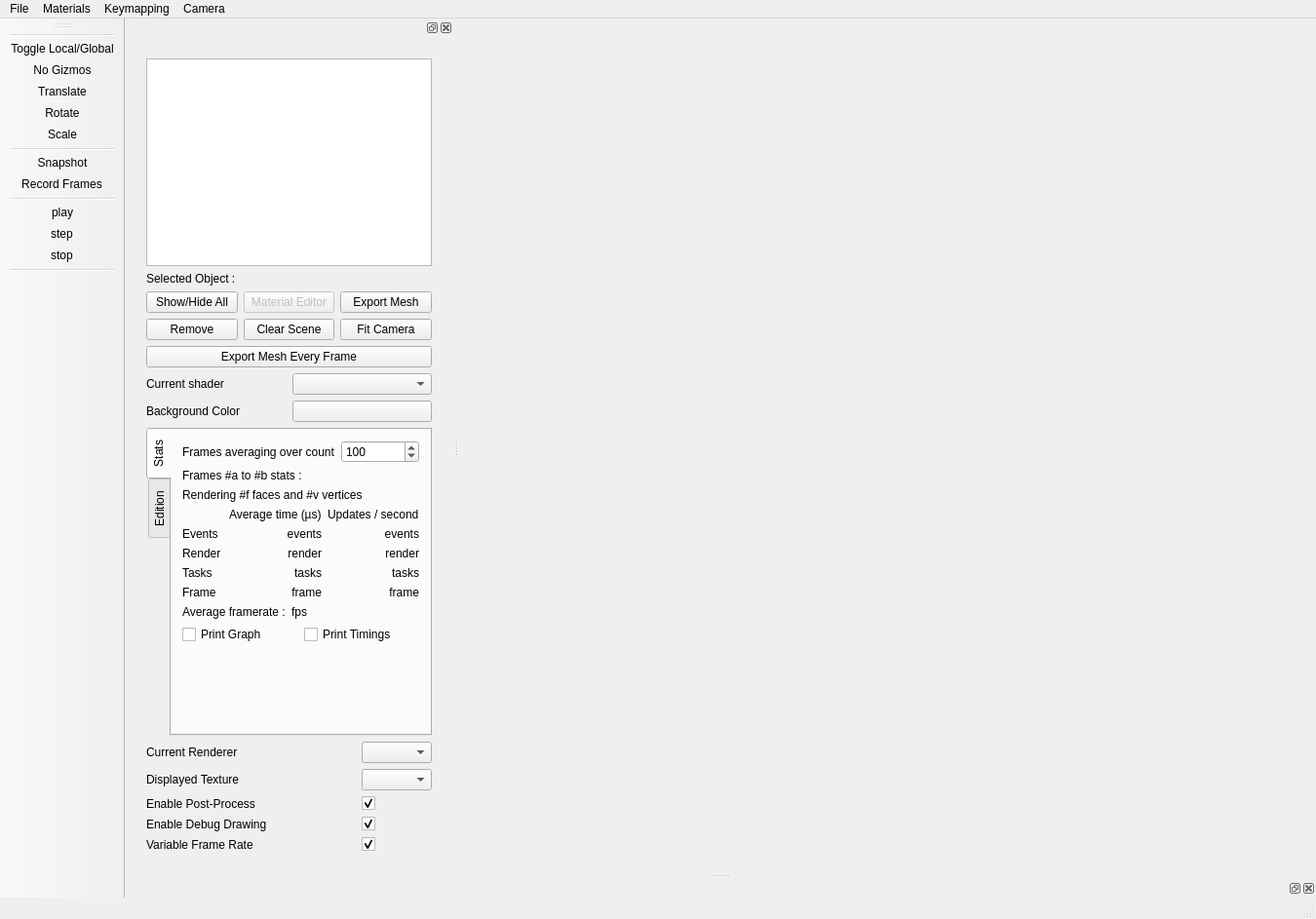
<?xml version="1.0" encoding="UTF-8"?>
<ui version="4.0">
 <class>MainWindow</class>
 <widget class="QMainWindow" name="MainWindow">
  <property name="geometry">
   <rect>
    <x>0</x>
    <y>0</y>
    <width>1350</width>
    <height>943</height>
   </rect>
  </property>
  <property name="sizePolicy">
   <sizepolicy hsizetype="Preferred" vsizetype="Preferred">
    <horstretch>0</horstretch>
    <verstretch>0</verstretch>
   </sizepolicy>
  </property>
  <property name="windowTitle">
   <string>MainWindow</string>
  </property>
  <widget class="QWidget" name="m_centralWidget"/>
  <widget class="QStatusBar" name="_statusBar"/>
  <widget class="QMenuBar" name="menuBar">
   <property name="geometry">
    <rect>
     <x>0</x>
     <y>0</y>
     <width>1350</width>
     <height>24</height>
    </rect>
   </property>
   <widget class="QMenu" name="menuFILE">
    <property name="title">
     <string>File</string>
    </property>
    <widget class="QMenu" name="menuPreferences">
     <property name="title">
      <string>Plugins</string>
     </property>
     <addaction name="actionAdd_plugin_path"/>
     <addaction name="actionClear_plugin_paths"/>
    </widget>
    <addaction name="actionOpenMesh"/>
    <addaction name="separator"/>
    <addaction name="actionAbout"/>
    <addaction name="menuPreferences"/>
    <addaction name="separator"/>
    <addaction name="actionExit"/>
   </widget>
   <widget class="QMenu" name="menuMisc">
    <property name="title">
     <string>Materials</string>
    </property>
    <addaction name="actionReload_Shaders"/>
    <addaction name="actionOpen_Material_Editor"/>
   </widget>
   <widget class="QMenu" name="menuKeymapping">
    <property name="title">
     <string>Keymapping</string>
    </property>
    <addaction name="actionReload_configuration"/>
    <addaction name="separator"/>
    <addaction name="actionLoad_configuration_file"/>
   </widget>
   <widget class="QMenu" name="menuCamera">
    <property name="title">
     <string>Camera</string>
    </property>
    <addaction name="actionTrackball"/>
    <addaction name="actionFlight"/>
   </widget>
   <addaction name="menuFILE"/>
   <addaction name="menuMisc"/>
   <addaction name="menuKeymapping"/>
   <addaction name="menuCamera"/>
  </widget>
  <widget class="QDockWidget" name="dockWidget">
   <attribute name="dockWidgetArea">
    <number>1</number>
   </attribute>
   <widget class="QWidget" name="dockWidgetContents">
    <layout class="QGridLayout" name="gridLayout">
     <item row="0" column="0">
      <widget class="QWidget" name="widget" native="true">
       <layout class="QVBoxLayout" name="verticalLayout_3">
        <item>
         <layout class="QVBoxLayout" name="verticalLayout_2">
          <item>
           <layout class="QVBoxLayout" name="verticalLayout_4">
            <item>
             <widget class="QTreeView" name="m_entitiesTreeView">
              <property name="minimumSize">
               <size>
                <width>0</width>
                <height>150</height>
               </size>
              </property>
              <property name="editTriggers">
               <set>QAbstractItemView::NoEditTriggers</set>
              </property>
              <property name="textElideMode">
               <enum>Qt::ElideRight</enum>
              </property>
             </widget>
            </item>
            <item>
             <layout class="QHBoxLayout" name="selectionLayout">
              <item>
               <widget class="QLabel" name="label_selected">
                <property name="text">
                 <string>Selected Object :</string>
                </property>
               </widget>
              </item>
              <item>
               <widget class="QLabel" name="m_selectedItemName">
                <property name="text">
                 <string/>
                </property>
               </widget>
              </item>
             </layout>
            </item>
            <item>
             <layout class="QGridLayout" name="gridLayout_4">
              <item row="0" column="1">
               <widget class="QPushButton" name="m_editRenderObjectButton">
                <property name="enabled">
                 <bool>false</bool>
                </property>
                <property name="text">
                 <string>Material Editor</string>
                </property>
               </widget>
              </item>
              <item row="1" column="1">
               <widget class="QPushButton" name="m_clearSceneButton">
                <property name="text">
                 <string>Clear Scene</string>
                </property>
               </widget>
              </item>
              <item row="1" column="2">
               <widget class="QPushButton" name="m_fitCameraButton">
                <property name="text">
                 <string>Fit Camera</string>
                </property>
               </widget>
              </item>
              <item row="0" column="0">
               <widget class="QPushButton" name="m_showHideAllButton">
                <property name="text">
                 <string>Show/Hide All</string>
                </property>
               </widget>
              </item>
              <item row="1" column="0">
               <widget class="QPushButton" name="m_removeEntityButton">
                <property name="text">
                 <string>Remove</string>
                </property>
               </widget>
              </item>
              <item row="0" column="2">
               <widget class="QPushButton" name="m_exportMeshButton">
                <property name="text">
                 <string>Export Mesh</string>
                </property>
               </widget>
              </item>
              <item row="2" column="0" colspan="3">
               <widget class="QPushButton" name="m_exportMeshEveryFrame">
                <property name="text">
                 <string>Export Mesh Every Frame</string>
                </property>
                <property name="checkable">
                 <bool>true</bool>
                </property>
               </widget>
              </item>
             </layout>
            </item>
           </layout>
          </item>
          <item>
           <layout class="QGridLayout" name="gridLayout_2">
            <item row="2" column="1">
             <widget class="QLabel" name="m_currentColorButtonLabel">
              <property name="text">
               <string>Background Color</string>
              </property>
              <property name="buddy">
               <cstring>m_currentColorButton</cstring>
              </property>
             </widget>
            </item>
            <item row="2" column="2">
             <widget class="QPushButton" name="m_currentColorButton">
              <property name="text">
               <string/>
              </property>
             </widget>
            </item>
            <item row="0" column="1">
             <widget class="QLabel" name="m_currentShaderBoxLabel">
              <property name="text">
               <string>Current shader</string>
              </property>
              <property name="buddy">
               <cstring>m_currentShaderBox</cstring>
              </property>
             </widget>
            </item>
            <item row="0" column="2">
             <widget class="QComboBox" name="m_currentShaderBox"/>
            </item>
           </layout>
          </item>
          <item>
           <widget class="QTabWidget" name="toolBox">
            <property name="minimumSize">
             <size>
              <width>250</width>
              <height>0</height>
             </size>
            </property>
            <property name="maximumSize">
             <size>
              <width>16777215</width>
              <height>500</height>
             </size>
            </property>
            <property name="tabPosition">
             <enum>QTabWidget::West</enum>
            </property>
            <property name="currentIndex">
             <number>0</number>
            </property>
            <widget class="QWidget" name="tab_stats">
             <attribute name="title">
              <string>Stats</string>
             </attribute>
             <layout class="QVBoxLayout" name="verticalLayout_10">
              <item>
               <layout class="QFormLayout" name="formLayout_6">
                <item row="0" column="0">
                 <widget class="QLabel" name="label_23">
                  <property name="text">
                   <string>Frames averaging over count</string>
                  </property>
                  <property name="buddy">
                   <cstring>m_avgFramesCount</cstring>
                  </property>
                 </widget>
                </item>
                <item row="0" column="1">
                 <widget class="QSpinBox" name="m_avgFramesCount">
                  <property name="minimum">
                   <number>1</number>
                  </property>
                  <property name="maximum">
                   <number>1000</number>
                  </property>
                  <property name="singleStep">
                   <number>10</number>
                  </property>
                  <property name="value">
                   <number>100</number>
                  </property>
                 </widget>
                </item>
               </layout>
              </item>
              <item>
               <widget class="QLabel" name="m_frameA2BLabel">
                <property name="text">
                 <string>Frames #a to #b stats :</string>
                </property>
               </widget>
              </item>
              <item>
               <widget class="QLabel" name="m_labelCount">
                <property name="text">
                 <string>Rendering #f faces and #v vertices</string>
                </property>
               </widget>
              </item>
              <item>
               <layout class="QGridLayout" name="gridLayout_6">
                <item row="2" column="0">
                 <widget class="QLabel" name="label_26">
                  <property name="text">
                   <string>Render</string>
                  </property>
                 </widget>
                </item>
                <item row="0" column="0">
                 <widget class="QLabel" name="label_25">
                  <property name="text">
                   <string/>
                  </property>
                 </widget>
                </item>
                <item row="3" column="0">
                 <widget class="QLabel" name="label_27">
                  <property name="text">
                   <string>Tasks</string>
                  </property>
                 </widget>
                </item>
                <item row="0" column="1">
                 <widget class="QLabel" name="label_29">
                  <property name="text">
                   <string>Average time (µs)</string>
                  </property>
                 </widget>
                </item>
                <item row="4" column="0">
                 <widget class="QLabel" name="label_28">
                  <property name="text">
                   <string>Frame</string>
                  </property>
                 </widget>
                </item>
                <item row="0" column="2">
                 <widget class="QLabel" name="label_30">
                  <property name="text">
                   <string>Updates / second</string>
                  </property>
                 </widget>
                </item>
                <item row="2" column="2">
                 <widget class="QLabel" name="m_renderUpdates">
                  <property name="text">
                   <string>render</string>
                  </property>
                  <property name="alignment">
                   <set>Qt::AlignRight|Qt::AlignTrailing|Qt::AlignVCenter</set>
                  </property>
                 </widget>
                </item>
                <item row="3" column="2">
                 <widget class="QLabel" name="m_tasksUpdates">
                  <property name="text">
                   <string>tasks</string>
                  </property>
                  <property name="alignment">
                   <set>Qt::AlignRight|Qt::AlignTrailing|Qt::AlignVCenter</set>
                  </property>
                 </widget>
                </item>
                <item row="4" column="2">
                 <widget class="QLabel" name="m_frameUpdates">
                  <property name="text">
                   <string>frame</string>
                  </property>
                  <property name="alignment">
                   <set>Qt::AlignRight|Qt::AlignTrailing|Qt::AlignVCenter</set>
                  </property>
                 </widget>
                </item>
                <item row="2" column="1">
                 <widget class="QLabel" name="m_renderTime">
                  <property name="text">
                   <string>render</string>
                  </property>
                  <property name="alignment">
                   <set>Qt::AlignRight|Qt::AlignTrailing|Qt::AlignVCenter</set>
                  </property>
                 </widget>
                </item>
                <item row="3" column="1">
                 <widget class="QLabel" name="m_tasksTime">
                  <property name="text">
                   <string>tasks</string>
                  </property>
                  <property name="alignment">
                   <set>Qt::AlignRight|Qt::AlignTrailing|Qt::AlignVCenter</set>
                  </property>
                 </widget>
                </item>
                <item row="4" column="1">
                 <widget class="QLabel" name="m_frameTime">
                  <property name="text">
                   <string>frame</string>
                  </property>
                  <property name="alignment">
                   <set>Qt::AlignRight|Qt::AlignTrailing|Qt::AlignVCenter</set>
                  </property>
                 </widget>
                </item>
                <item row="1" column="0">
                 <widget class="QLabel" name="label_4">
                  <property name="text">
                   <string>Events</string>
                  </property>
                 </widget>
                </item>
                <item row="1" column="1">
                 <widget class="QLabel" name="m_eventsTime">
                  <property name="text">
                   <string>events</string>
                  </property>
                  <property name="alignment">
                   <set>Qt::AlignRight|Qt::AlignTrailing|Qt::AlignVCenter</set>
                  </property>
                  <property name="events" stdset="0">
                   <string>render</string>
                  </property>
                 </widget>
                </item>
                <item row="1" column="2">
                 <widget class="QLabel" name="m_eventsUpdates">
                  <property name="text">
                   <string>events</string>
                  </property>
                  <property name="alignment">
                   <set>Qt::AlignRight|Qt::AlignTrailing|Qt::AlignVCenter</set>
                  </property>
                 </widget>
                </item>
               </layout>
              </item>
              <item>
               <layout class="QFormLayout" name="formLayout_7">
                <item row="1" column="0">
                 <widget class="QLabel" name="label_24">
                  <property name="text">
                   <string>Average framerate :</string>
                  </property>
                 </widget>
                </item>
                <item row="1" column="1">
                 <widget class="QLabel" name="m_avgFramerate">
                  <property name="text">
                   <string>fps</string>
                  </property>
                 </widget>
                </item>
               </layout>
              </item>
              <item>
               <layout class="QHBoxLayout" name="horizontalLayout">
                <property name="bottomMargin">
                 <number>0</number>
                </property>
                <item>
                 <widget class="QCheckBox" name="m_printGraph">
                  <property name="text">
                   <string>Print Graph</string>
                  </property>
                 </widget>
                </item>
                <item>
                 <widget class="QCheckBox" name="m_printTimings">
                  <property name="text">
                   <string>Print Timings</string>
                  </property>
                 </widget>
                </item>
               </layout>
              </item>
              <item>
               <spacer name="verticalSpacer">
                <property name="orientation">
                 <enum>Qt::Vertical</enum>
                </property>
                <property name="sizeHint" stdset="0">
                 <size>
                  <width>20</width>
                  <height>40</height>
                 </size>
                </property>
               </spacer>
              </item>
             </layout>
            </widget>
            <widget class="Ra::Gui::TransformEditorWidget" name="tab_edition">
             <attribute name="title">
              <string>Edition</string>
             </attribute>
            </widget>
           </widget>
          </item>
         </layout>
        </item>
        <item>
         <layout class="QGridLayout" name="gridLayout_3" rowstretch="0,0,0,0,0" columnstretch="1,0">
          <item row="3" column="0">
           <widget class="QLabel" name="label_6">
            <property name="text">
             <string>Enable Debug Drawing</string>
            </property>
           </widget>
          </item>
          <item row="1" column="0">
           <widget class="QLabel" name="label_2">
            <property name="text">
             <string>Displayed Texture</string>
            </property>
            <property name="buddy">
             <cstring>m_displayedTextureCombo</cstring>
            </property>
           </widget>
          </item>
          <item row="2" column="1">
           <widget class="QCheckBox" name="m_enablePostProcess">
            <property name="enabled">
             <bool>true</bool>
            </property>
            <property name="text">
             <string/>
            </property>
            <property name="checked">
             <bool>true</bool>
            </property>
            <property name="tristate">
             <bool>false</bool>
            </property>
           </widget>
          </item>
          <item row="4" column="1">
           <widget class="QCheckBox" name="m_realFrameRate">
            <property name="enabled">
             <bool>true</bool>
            </property>
            <property name="text">
             <string/>
            </property>
            <property name="checked">
             <bool>true</bool>
            </property>
            <property name="tristate">
             <bool>false</bool>
            </property>
           </widget>
          </item>
          <item row="3" column="1">
           <widget class="QCheckBox" name="m_enableDebugDraw">
            <property name="enabled">
             <bool>true</bool>
            </property>
            <property name="text">
             <string/>
            </property>
            <property name="checked">
             <bool>true</bool>
            </property>
            <property name="tristate">
             <bool>false</bool>
            </property>
           </widget>
          </item>
          <item row="2" column="0">
           <widget class="QLabel" name="label_5">
            <property name="text">
             <string>Enable Post-Process</string>
            </property>
           </widget>
          </item>
          <item row="4" column="0">
           <widget class="QLabel" name="label_7">
            <property name="text">
             <string>Variable Frame Rate</string>
            </property>
           </widget>
          </item>
          <item row="1" column="1">
           <widget class="QComboBox" name="m_displayedTextureCombo"/>
          </item>
          <item row="0" column="0">
           <widget class="QLabel" name="label_8">
            <property name="text">
             <string>Current Renderer</string>
            </property>
            <property name="buddy">
             <cstring>m_currentRendererCombo</cstring>
            </property>
           </widget>
          </item>
          <item row="0" column="1">
           <widget class="QComboBox" name="m_currentRendererCombo"/>
          </item>
         </layout>
        </item>
       </layout>
      </widget>
     </item>
    </layout>
   </widget>
  </widget>
  <widget class="QToolBar" name="toolBar">
   <property name="windowTitle">
    <string>toolBar</string>
   </property>
   <attribute name="toolBarArea">
    <enum>LeftToolBarArea</enum>
   </attribute>
   <attribute name="toolBarBreak">
    <bool>false</bool>
   </attribute>
   <addaction name="separator"/>
   <addaction name="actionToggle_Local_Global"/>
   <addaction name="actionGizmoOff"/>
   <addaction name="actionGizmoTranslate"/>
   <addaction name="actionGizmoRotate"/>
   <addaction name="actionGizmoScale"/>
   <addaction name="separator"/>
   <addaction name="actionSnapshot"/>
   <addaction name="actionRecord_Frames"/>
   <addaction name="separator"/>
   <addaction name="actionPlay"/>
   <addaction name="actionStep"/>
   <addaction name="actionStop"/>
   <addaction name="separator"/>
  </widget>
  <widget class="QDockWidget" name="dockWidget_2">
   <attribute name="dockWidgetArea">
    <number>8</number>
   </attribute>
   <widget class="QWidget" name="dockWidgetContents_2"/>
  </widget>
  <action name="actionOpenMesh">
   <property name="text">
    <string>Open...</string>
   </property>
   <property name="toolTip">
    <string>Open...</string>
   </property>
   <property name="shortcut">
    <string>Ctrl+O</string>
   </property>
  </action>
  <action name="actionExit">
   <property name="text">
    <string>Exit</string>
   </property>
   <property name="shortcut">
    <string>Ctrl+Q</string>
   </property>
  </action>
  <action name="actionReload_Shaders">
   <property name="text">
    <string>Reload Shaders</string>
   </property>
   <property name="shortcut">
    <string>Ctrl+R</string>
   </property>
  </action>
  <action name="actionGizmoTranslate">
   <property name="checkable">
    <bool>false</bool>
   </property>
   <property name="icon">
    <iconset>
     <normalon>:/Resources/Icons/translate.png</normalon>
    </iconset>
   </property>
   <property name="text">
    <string>Translate</string>
   </property>
   <property name="toolTip">
    <string>Translate selected object</string>
   </property>
  </action>
  <action name="actionGizmoRotate">
   <property name="checkable">
    <bool>false</bool>
   </property>
   <property name="icon">
    <iconset>
     <normalon>:/Resources/Icons/rotate.png</normalon>
    </iconset>
   </property>
   <property name="text">
    <string>Rotate</string>
   </property>
   <property name="toolTip">
    <string>Rotate selected object</string>
   </property>
  </action>
  <action name="actionToggle_Local_Global">
   <property name="checkable">
    <bool>true</bool>
   </property>
   <property name="icon">
    <iconset>
     <normalon>:/Resources/Icons/gizmo.png</normalon>
    </iconset>
   </property>
   <property name="text">
    <string>Toggle Local/Global</string>
   </property>
   <property name="toolTip">
    <string>Changes the transform edition mode</string>
   </property>
  </action>
  <action name="actionGizmoOff">
   <property name="checkable">
    <bool>false</bool>
   </property>
   <property name="checked">
    <bool>false</bool>
   </property>
   <property name="icon">
    <iconset>
     <normalon>:/Resources/Icons/select.png</normalon>
    </iconset>
   </property>
   <property name="text">
    <string>No Gizmos</string>
   </property>
   <property name="toolTip">
    <string>Disable transform gizmo.</string>
   </property>
  </action>
  <action name="actionOpen_Material_Editor">
   <property name="text">
    <string>Open Material Editor</string>
   </property>
   <property name="shortcut">
    <string>Alt+M</string>
   </property>
  </action>
  <action name="actionRecord_Frames">
   <property name="checkable">
    <bool>true</bool>
   </property>
   <property name="icon">
    <iconset resource="../../Resources/ApplicationIcons.qrc">
     <normaloff>:/Resources/Icons/rec.png</normaloff>
     <normalon>:/Resources/Icons/rec_on.png</normalon>:/Resources/Icons/rec.png</iconset>
   </property>
   <property name="text">
    <string>Record Frames</string>
   </property>
  </action>
  <action name="actionReload_configuration">
   <property name="text">
    <string>Reload configuration</string>
   </property>
   <property name="shortcut">
    <string>Ctrl+Shift+R</string>
   </property>
  </action>
  <action name="actionLoad_configuration_file">
   <property name="text">
    <string>Load configuration file...</string>
   </property>
   <property name="shortcut">
    <string>Ctrl+Shift+O</string>
   </property>
  </action>
  <action name="actionGizmoScale">
   <property name="checkable">
    <bool>false</bool>
   </property>
   <property name="icon">
    <iconset resource="../../Resources/ApplicationIcons.qrc">
     <normaloff>:/Resources/Icons/scale.png</normaloff>:/Resources/Icons/scale.png</iconset>
   </property>
   <property name="text">
    <string>Scale</string>
   </property>
   <property name="toolTip">
    <string>Scale selected object</string>
   </property>
  </action>
  <action name="actionSnapshot">
   <property name="icon">
    <iconset resource="../../Resources/ApplicationIcons.qrc">
     <normaloff>:/Resources/Icons/screenshot.png</normaloff>:/Resources/Icons/screenshot.png</iconset>
   </property>
   <property name="text">
    <string>Snapshot</string>
   </property>
   <property name="toolTip">
    <string>Takes a shnapshot of the current view</string>
   </property>
  </action>
  <action name="actionTrackball">
   <property name="text">
    <string>Trackball</string>
   </property>
   <property name="toolTip">
    <string>Trackball Manipulator</string>
   </property>
   <property name="shortcut">
    <string>Ctrl+T</string>
   </property>
  </action>
  <action name="actionFlight">
   <property name="text">
    <string>Flight</string>
   </property>
   <property name="toolTip">
    <string>Flight Manipulator</string>
   </property>
   <property name="shortcut">
    <string>Ctrl+F</string>
   </property>
  </action>
  <action name="actionPlay">
   <property name="checkable">
    <bool>true</bool>
   </property>
   <property name="enabled">
    <bool>true</bool>
   </property>
   <property name="icon">
    <iconset resource="../../Resources/ApplicationIcons.qrc">
     <normaloff>:/Resources/Icons/play_off.png</normaloff>
     <normalon>:/Resources/Icons/pause_off.png</normalon>
     <activeoff>:/Resources/Icons/play_on.png</activeoff>
     <activeon>:/Resources/Icons/pause_on.png</activeon>:/Resources/Icons/play_off.png</iconset>
   </property>
   <property name="text">
    <string>play</string>
   </property>
   <property name="toolTip">
    <string>Play / Pause</string>
   </property>
   <property name="shortcut">
    <string>Space</string>
   </property>
  </action>
  <action name="actionStop">
   <property name="icon">
    <iconset resource="../../Resources/ApplicationIcons.qrc">
     <normaloff>:/Resources/Icons/stop_off.png</normaloff>
     <normalon>:/Resources/Icons/stop_off.png</normalon>
     <activeoff>:/Resources/Icons/stop_on.png</activeoff>
     <activeon>:/Resources/Icons/stop_on.png</activeon>:/Resources/Icons/stop_off.png</iconset>
   </property>
   <property name="text">
    <string>stop</string>
   </property>
   <property name="toolTip">
    <string>Reset</string>
   </property>
   <property name="shortcut">
    <string>Backspace</string>
   </property>
  </action>
  <action name="actionStep">
   <property name="checkable">
    <bool>false</bool>
   </property>
   <property name="icon">
    <iconset resource="../../Resources/ApplicationIcons.qrc">
     <normaloff>:/Resources/Icons/step_off.png</normaloff>
     <normalon>:/Resources/Icons/step_on.png</normalon>
     <activeoff>:/Resources/Icons/step_on.png</activeoff>:/Resources/Icons/step_off.png</iconset>
   </property>
   <property name="text">
    <string>step</string>
   </property>
   <property name="toolTip">
    <string>Step</string>
   </property>
   <property name="shortcut">
    <string>Ctrl+Space</string>
   </property>
  </action>
  <action name="actionAbout">
   <property name="text">
    <string>About</string>
   </property>
  </action>
  <action name="actionAdd_plugin_path">
   <property name="text">
    <string>Add plugin path</string>
   </property>
   <property name="shortcut">
    <string>Ctrl+P</string>
   </property>
  </action>
  <action name="actionClear_plugin_paths">
   <property name="text">
    <string>Clear plugin paths</string>
   </property>
  </action>
 </widget>
 <layoutdefault spacing="6" margin="11"/>
 <customwidgets>
  <customwidget>
   <class>Ra::Gui::TransformEditorWidget</class>
   <extends>QWidget</extends>
   <header>Gui/TransformEditorWidget.hpp</header>
   <container>1</container>
  </customwidget>
 </customwidgets>
 <tabstops>
  <tabstop>m_entitiesTreeView</tabstop>
  <tabstop>m_showHideAllButton</tabstop>
  <tabstop>m_editRenderObjectButton</tabstop>
  <tabstop>m_exportMeshButton</tabstop>
  <tabstop>m_removeEntityButton</tabstop>
  <tabstop>m_clearSceneButton</tabstop>
  <tabstop>m_fitCameraButton</tabstop>
  <tabstop>m_currentShaderBox</tabstop>
  <tabstop>m_currentColorButton</tabstop>
  <tabstop>toolBox</tabstop>
  <tabstop>m_currentRendererCombo</tabstop>
  <tabstop>m_displayedTextureCombo</tabstop>
  <tabstop>m_enablePostProcess</tabstop>
  <tabstop>m_realFrameRate</tabstop>
  <tabstop>m_enableDebugDraw</tabstop>
  <tabstop>m_avgFramesCount</tabstop>
  <tabstop>m_printGraph</tabstop>
  <tabstop>m_printTimings</tabstop>
 </tabstops>
 <resources>
  <include location="../../Resources/ApplicationIcons.qrc"/>
 </resources>
 <connections>
  <connection>
   <sender>actionExit</sender>
   <signal>triggered()</signal>
   <receiver>MainWindow</receiver>
   <slot>close()</slot>
   <hints>
    <hint type="sourcelabel">
     <x>-1</x>
     <y>-1</y>
    </hint>
    <hint type="destinationlabel">
     <x>518</x>
     <y>373</y>
    </hint>
   </hints>
  </connection>
 </connections>
</ui>
